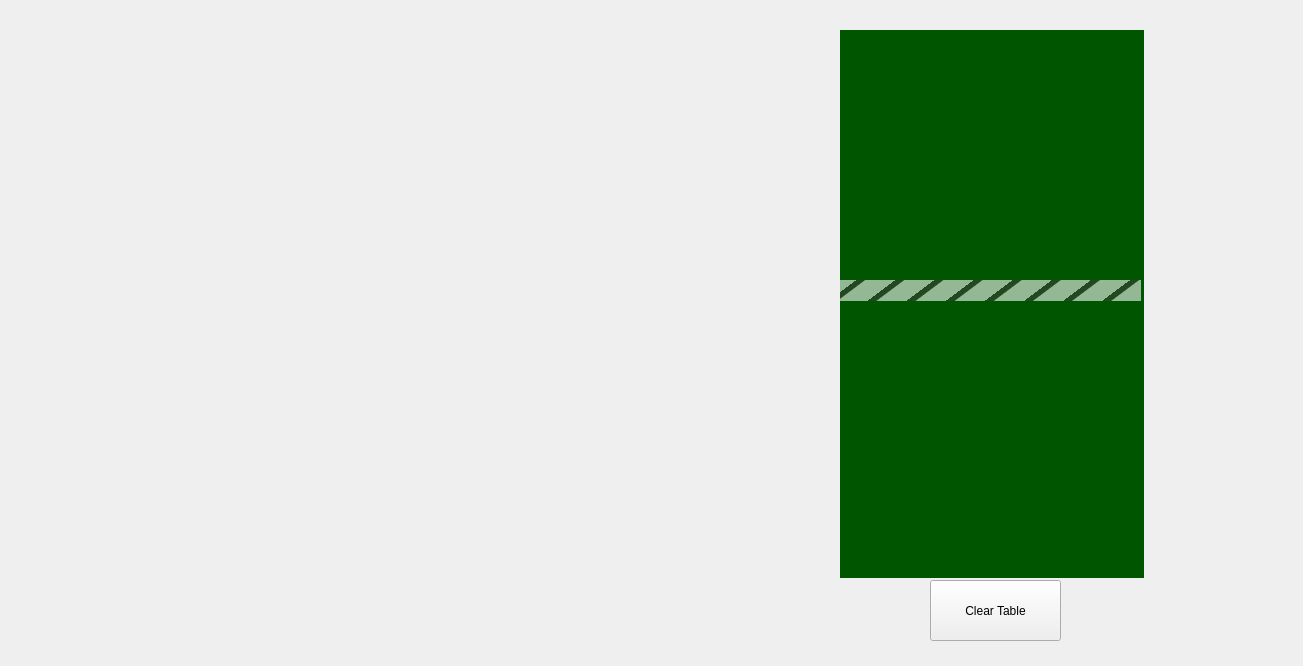
<?xml version="1.0" encoding="UTF-8"?>
<ui version="4.0">
 <class>MainWindow</class>
 <widget class="QMainWindow" name="MainWindow">
  <property name="geometry">
   <rect>
    <x>0</x>
    <y>0</y>
    <width>1303</width>
    <height>666</height>
   </rect>
  </property>
  <property name="windowTitle">
   <string>MainWindow</string>
  </property>
  <widget class="QWidget" name="centralwidget">
   <widget class="QLabel" name="table">
    <property name="geometry">
     <rect>
      <x>840</x>
      <y>30</y>
      <width>304</width>
      <height>548</height>
     </rect>
    </property>
    <property name="styleSheet">
     <string notr="true">background-color: rgb(0, 85, 0);</string>
    </property>
    <property name="text">
     <string/>
    </property>
   </widget>
   <widget class="QLabel" name="net">
    <property name="geometry">
     <rect>
      <x>840</x>
      <y>280</y>
      <width>301</width>
      <height>21</height>
     </rect>
    </property>
    <property name="styleSheet">
     <string notr="true">background-color: qlineargradient(spread:repeat, x1:0.536402, y1:0.403, x2:0.665173, y2:0.415, stop:0.206704 rgba(58, 62, 55, 153), stop:0.251397 rgba(255, 255, 255, 148))</string>
    </property>
    <property name="text">
     <string/>
    </property>
   </widget>
   <widget class="QPushButton" name="pushButton">
    <property name="geometry">
     <rect>
      <x>930</x>
      <y>580</y>
      <width>131</width>
      <height>61</height>
     </rect>
    </property>
    <property name="text">
     <string>Clear Table</string>
    </property>
   </widget>
  </widget>
  <widget class="QMenuBar" name="menubar">
   <property name="geometry">
    <rect>
     <x>0</x>
     <y>0</y>
     <width>1303</width>
     <height>21</height>
    </rect>
   </property>
  </widget>
 </widget>
 <resources/>
 <connections/>
</ui>
